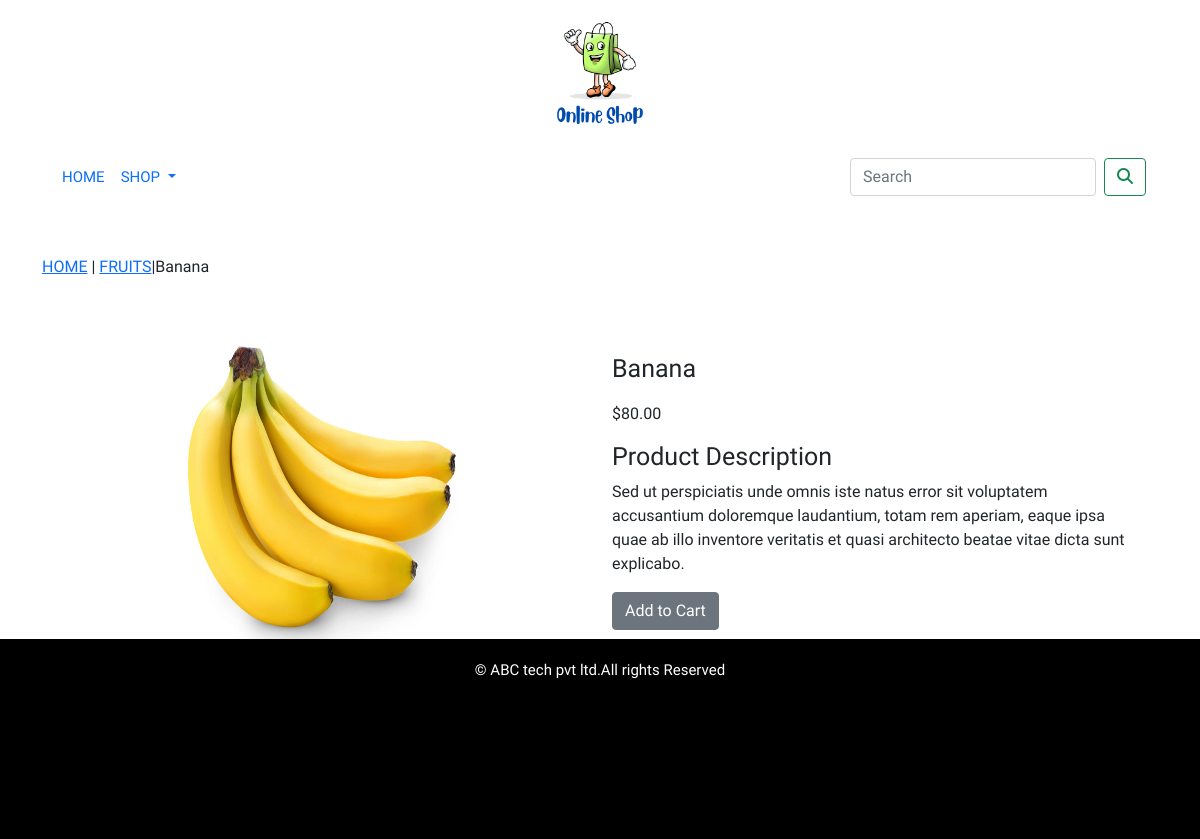
/shop/fruits/banana/, run on the app's committed database.
### shop/models.py (models this page shows, shortened)
class Product(models.Model):
    name=models.CharField(max_length=250,unique=True)
    slug=models.SlugField(max_length=250,unique=True)
    description=models.TextField(blank=True)
    price=models.DecimalField(max_digits=10,decimal_places=2)
    category=models.ForeignKey(Category,on_delete=models.CASCADE)
    image=models.ImageField(upload_to='product',blank=True)
    stock=models.IntegerField()
    available=models.BooleanField(default=True)
    created=models.DateTimeField(auto_now_add=True)
    updated=models.DateTimeField(auto_now=True)
    class Meta:
        ordering=('name',)
        verbose_name='product'
        verbose_name_plural='products'

class Category(models.Model):
    name=models.CharField(max_length=250,unique=True)
    slug=models.SlugField(max_length=250,unique=True)
    description=models.TextField(blank=True)
    image=models.ImageField(upload_to='category',blank=True)
    class Meta:
        ordering=('name',)
        verbose_name='category'
        verbose_name_plural='categories'
    def get_url(self):
        return reverse('shop:products_by_category',args=[self.slug])
    def __str__(self):
        return '{}'.format(self.name)

### shop/views.py (the view)
# urls.py: path('<slug:c_slug>/<slug:product_slug>/',views.proDetail,name='proDetail'),
def proDetail(request,c_slug,product_slug):
    try:
        product=Product.objects.get(category__slug=c_slug,slug=product_slug)
    except Exception as e:
        raise e
    return render(request,'product.html',{'product':product})

### cart/context_processors.py (called while the page is built)
def counter(request):
    item_count=0
    if 'admin' in request.path:
        return {}
    else:
        try:
            cart=Cart.objects.filter(cart_id=_cart_id(request))
            cart_items=CartItems.objects.all().filter(cart=cart[:1])
            for cart_item in cart_items:
                item_count += cart_item.quantity
        except Cart.DoesNotExist:
            item_count = 0
    return dict(item_count=item_count)

### cart/views.py (called while the page is built)
def _cart_id(request):
    cart=request.session.session_key
    if not cart:
        cart=request.session.create()
    return cart

### shop/context_processors.py (called while the page is built)
def menu_links(request):
    links=Category.objects.all()
    return dict(links=links)

### templates/product.html (shortened to what this page needs)
{% extends 'base.html' %}
{% load static %}
{% block content %}
    <div class="row my_prod_row_class">
        <div class="mx-auto">
            <p><a href="{% url 'shop:allProdCat' %}">HOME</a> | <a href="{{product.category.get_url}}">{{product.category}}</a>|{{product.name}}</p>
        </div>
    </div>
    <div class="container">
    <br>
    <div class="row">
        <div class="col-12 col-sm-12 col-md-12 col-lg-6 text-center">
            <div style="min-width:18rem;">
                <img src="{{product.image.url}}" height="300px" width="300px" alt="{{product.name}}">
            </div>
        </div>
            <div class="col-12 col-sm-12 col-md-12 col-lg-6">
                <div>
                <h1 class="my_prod_title">{{product.name}}</h1>
                <P>${{product.price}}</P>
                <h4 class="my_title">Product Description</h4>
                <p class="text-justify my_prod_text">{{product.description}}</p>
                {% if product.stock <= 0 %}
                    <p class="text-justify my_prod_text"><b>Out of Stock</b></p>
                {% else %}
                    <a class="btn btn-secondary" href="{% url 'cart:add_cart' product.id %}">Add to Cart</a>
                {% endif %}
            </div>
        </div>
    </div>
    </div>
{% endblock %}

### templates/base.html (shortened to what this page needs)
{% load static %}
<!DOCTYPE html>
<html lang="en">
<head>
    <link href="{% static 'css/bootstrap.min.css' %}" rel="stylesheet">
    <link rel="stylesheet" href="{% static 'css/custom.css' %}">
</head>
<body>
<div class="container">
{% include 'header.html' %}
{% include 'navbar.html' %}
{% block content %}
{% endblock %}
</div>
{% include 'footer.html' %}
</body>
</html>

### templates/header.html
{% load static %}
<header>
  <center>
    <a href="{% url 'shop:allProdCat' %}"><img src="{% static 'img/logo1.png' %}" width="150px" height="150px" alt="logoimage"></a>
  </center>
</header>

### templates/navbar.html (shortened to what this page needs)
<nav class="navbar navbar-expand-lg bg-body-tertiary">
  <div class="container-fluid">
    <div class="collapse navbar-collapse" id="navbarSupportedContent">
      <ul class="navbar-nav me-auto mb-2 mb-lg-0">
        <li class="nav-item">
          <a class="nav-link" href="#">Home</a>
        </li>
        <li class="nav-item dropdown {% if 'shop' in request.path %} active {% endif %}">
          <a class="nav-link dropdown-toggle" href="#" role="button" data-bs-toggle="dropdown" aria-expanded="false">
            Shop
          </a>
        </li>
      </ul>
      <form class="d-flex" action="{% url 'search_app:SearchReasult' %}" method="get">
        <input class="form-control me-2" type="search" placeholder="Search" name="q" aria-label="Search">
        <button class="btn btn-outline-success" type="submit"><i class="fa-solid fa-magnifying-glass"></i></button>
      </form>
    </div>
  </div>
</nav>

### templates/footer.html
<div class="footer navbar_fixed-bottom my_footer">
    <p class="text-center">
        &copy; ABC tech pvt ltd.All rights Reserved
    </p>
</div>

### static/css/custom.css (style rules this page uses)
.nav-item { letter_spacing :.2em; font-size :15px; text-transform :uppercase; }
body { font-family: 'Play', sans-serif; }
.my_footer { background-color:black; height:200px; }
.my_footer p { padding-top:20px; color:white; font-size:15px; }
.my_title { font-size:25px; text_transform:uppercase; letter_spacing:.2em; }
.my_prod_row_class { padding-top:50px; padding-bottom:20px; }
.my_prod_title { font-size:25px; text_transform:uppercase; letter_spacing;.2em; padding-top:15px; padding-bottom:10px; }
.my_prod_text { padding-right:20px; }

### data on the page
Product: category "FRUITS", name "Banana", image (picture), price "80.00", description "Sed ut perspiciatis unde omnis iste natus error sit voluptatem accusantium doloremque laudantium, totam rem aperiam, eaque ipsa quae ab illo inventore veritatis et quasi architecto beatae vitae dicta sunt explicabo."
